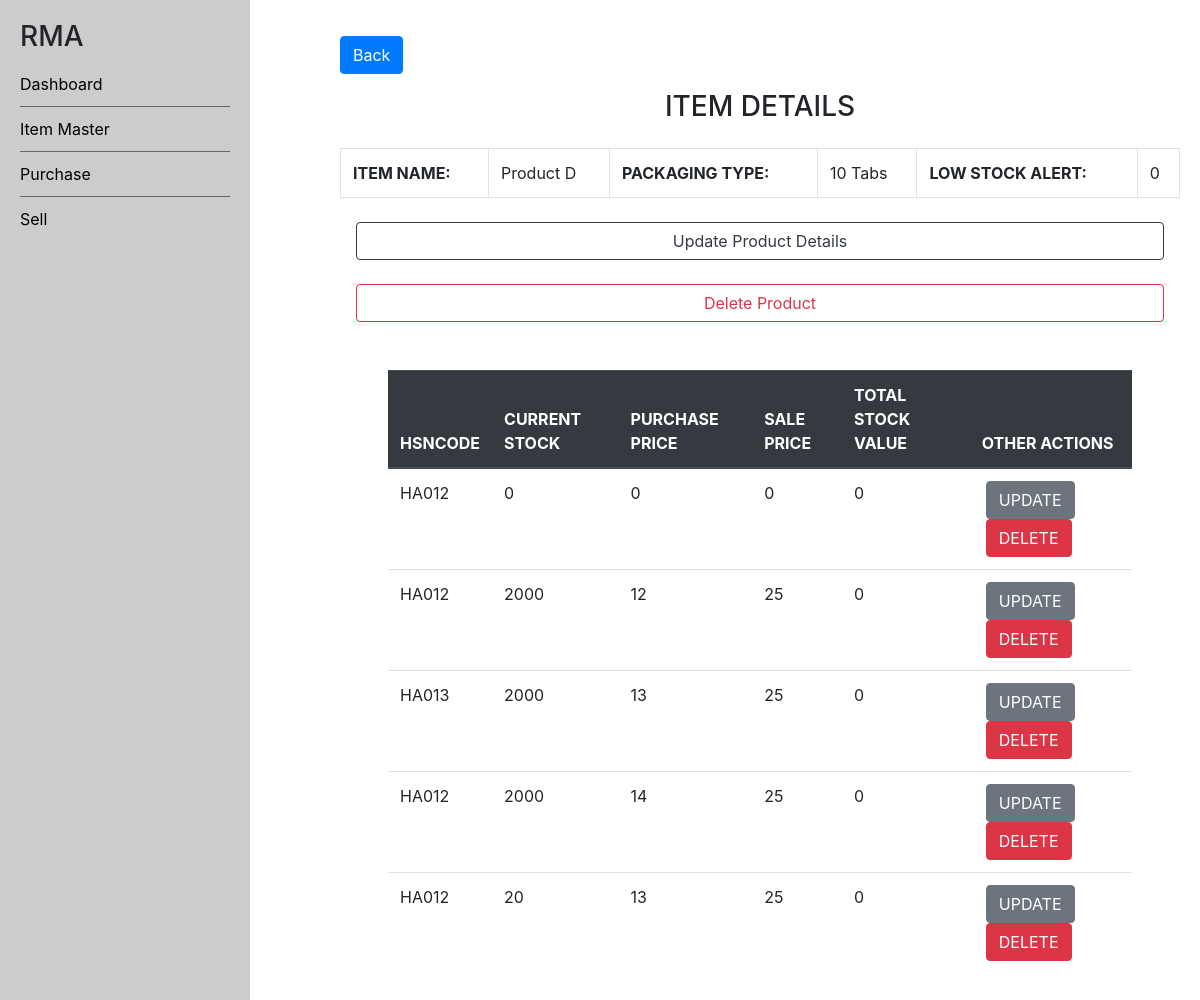
The page /app/item-master/item-detail/7/ on the database as committed earlier.
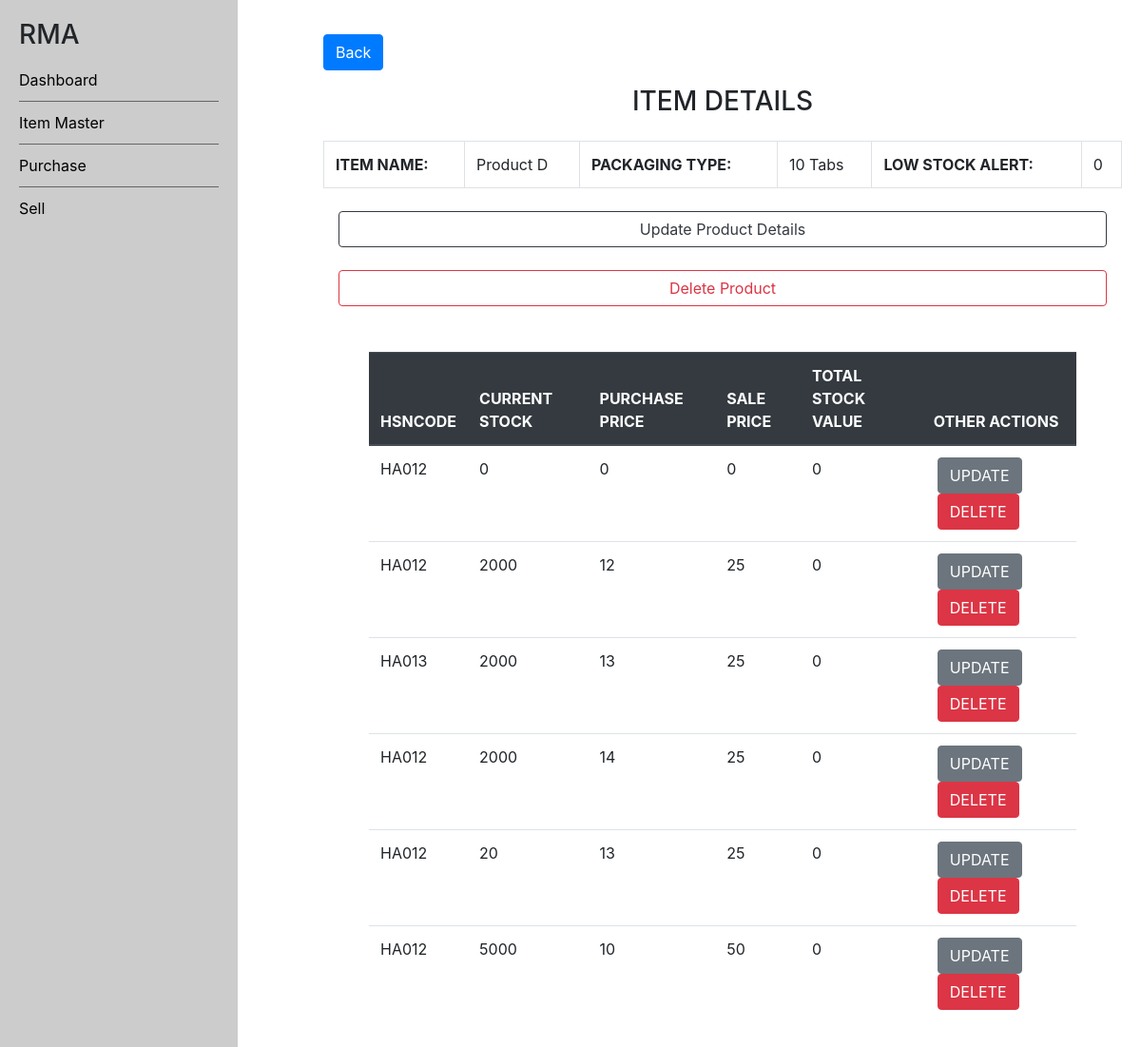
The same page on the database as committed later.
### app/models.py (models this page shows, shortened)
class HSNCode(models.Model):
    hsncode_pk = models.CharField(max_length=10, blank=False)
    in_stock = models.IntegerField(default=0)
    purchase_price = models.IntegerField(default=0)
    sell_price = models.IntegerField(default=0)
    stock_value = models.IntegerField(default=0)

### app/views.py (the view)
# urls.py: path('item-master/item-detail/<int:pk>/', ItemDetails.as_view(), name='item-details'),
class ItemDetails(APIView):
    def get(self, request, pk, *args, **kwargs):
        item = Item.objects.get(item_pk=pk)
        context={
            'item': item
            }
        return render(request, 'app/item_details.html',context=context)

### app/templates/app/item_details.html
{% extends 'app/base.html' %}
{% block content %}
    <div class="main_content">
        <div class="row mt-3">
            <div class="col-md-7 col-sm-12 ">
                <a href="{% url 'item-master' %}" class="btn btn-primary">Back</a>
            </div>
        </div>
        <h3 class="d-flex justify-content-center m-3">ITEM DETAILS</h3>
        <table class="table table-bordered my-4">
            <tbody>
                <tr>
                    <th>ITEM NAME:</th>
                    <td>{{item.item_name}}</td>
                    <th>PACKAGING TYPE:</th>
                    <td>{{item.item_packaging_type}}</td>
                    <th>LOW STOCK ALERT:</th>
                    <td>{{item.item_low_stock_alert}} </td>
                </tr>
            </tbody>
        </table>
        <div class="m-3">
            <a href="{% url 'update-item' item.item_pk %}" class="btn btn-outline-dark d-flex justify-content-center">Update Product Details</a>
            <br>
            <a href="{% url 'delete-item' item.item_pk %}" class="btn btn-outline-danger d-flex justify-content-center">Delete Product</a>
        </div>
        <div class="info m-5">
            <table class="table">
                <thead class="thead-dark">
                  <tr>
                    <th scope="col">HSNCODE</th>
                    <th scope="col">CURRENT STOCK</th>
                    <th scope="col">PURCHASE PRICE</th>
                    <th scope="col">SALE PRICE</th>
                    <th scope="col">TOTAL STOCK VALUE</th>
                    <th scope="col">OTHER ACTIONS</th>
                  </tr>
                </thead>
                <tbody>
                    {% for hsncode in item.hsncodes.all %}
                        <tr>
                            <td scope="row">{{ hsncode.hsncode_pk }}</td>
                            <td scope="row">{{ hsncode.in_stock }}</td>
                            <td scope="row">{{ hsncode.purchase_price }}</td>
                            <td scope="row">{{ hsncode.sell_price }}</td>
                            <td scope="row">{{ hsncode.stock_value }}</td>
                            <td>
                                <a href="{% url 'update-stock' item.item_pk hsncode.hsncode_pk hsncode.purchase_price %}" class="rm-defualt-btn-style m-1"><button type="button" class="btn btn-secondary">UPDATE</button></a>
                                <a href="{% url 'delete-stock' item.item_pk hsncode.hsncode_pk hsncode.purchase_price %}" class="rm-defualt-btn-style m-1"><button type="button" class="btn btn-danger">DELETE</button></a>
                            </td>
                        </tr>
                    {% endfor %}
                </tbody>
              </table>
        </div>
    </div>
{% endblock content%}

Rows that differ between the two databases and show on the page:
added HSNCode: hsncode_pk "HA012", in_stock "5000", purchase_price "10", sell_price "50", stock_value "0"
